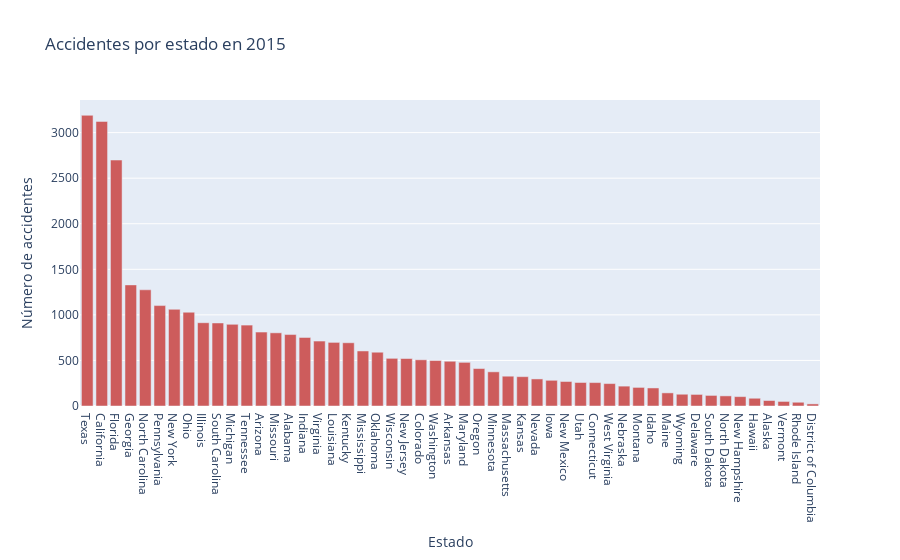

Write notebook code for a chart like this one.
### Code cell
from google.cloud import bigquery
client = bigquery.Client(project='poto-382221')



from google.cloud import bigquery
import pandas as pd
import plotly.graph_objs as go
import plotly.io as pio

# Crear una instancia del cliente de BigQuery
client = bigquery.Client(project='poto-382221')

# Definir la función para graficar el gráfico de barras
def plot_bar_chart(x, y, xlabel, ylabel, title):
    fig = go.Figure(
        [go.Bar(x=x, y=y, marker_color='indianred')],
        layout=go.Layout(
            title=title,
            xaxis=dict(title=xlabel),
            yaxis=dict(title=ylabel)
        )
    )
    fig.update_layout(bargap=0.2)
    pio.show(fig)

# Ejecutamos la consulta SQL
query = """
SELECT state_name, COUNT(*) AS num_accidents
FROM `bigquery-public-data.nhtsa_traffic_fatalities.accident_2015`
GROUP BY state_name
ORDER BY num_accidents DESC
"""
query_job = client.query(query)
results = query_job.result()

# Convertimos los resultados a un dataframe de pandas
df = pd.DataFrame(results.to_dataframe())

# Graficamos los resultados
plot_bar_chart(x=df['state_name'], y=df['num_accidents'], xlabel='Estado', ylabel='Número de accidentes', title='Accidentes por estado en 2015')

### Figure 1 — Plotly figure (JSON) as saved in the notebook; plotly's stock layout.template omitted (floating-point values rounded to 4 significant figures)
{"data": [{"marker": {"color": "indianred"}, "type": "bar", "x": ["Texas", "California", "Florida", "Georgia", "North Carolina", "Pennsylvania", "New York", "Ohio", "Illinois", "South Carolina", "Michigan", "Tennessee", "Arizona", "Missouri", "Alabama", "Indiana", "Virginia", "Louisiana", "Kentucky", "Mississippi", "Oklahoma", "Wisconsin", "New Jersey", "Colorado", "Washington", "Arkansas", "Maryland", "Oregon", "Minnesota", "Massachusetts", "Kansas", "Nevada", "Iowa", "New Mexico", "Utah", "Connecticut", "West Virginia", "Nebraska", "Montana", "Idaho", "Maine", "Wyoming", "Delaware", "South Dakota", "North Dakota", "New Hampshire", "Hawaii", "Alaska", "Vermont", "Rhode Island", "District of Columbia"], "y": [3190, 3123, 2699, 1329, 1275, 1102, 1061, 1029, 914, 911, 896, 888, 811, 803, 784, 752, 712, 698, 694, 604, 590, 523, 521, 507, 499, 491, 479, 411, 375, 327, 322, 297, 282, 269, 258, 257, 246, 218, 204, 198, 144, 129, 127, 116, 111, 103, 85, 60, 50, 41, 23]}], "layout": {"bargap": 0.2, "title": {"text": "Accidentes por estado en 2015"}, "xaxis": {"title": {"text": "Estado"}}, "yaxis": {"title": {"text": "Número de accidentes"}}}}
